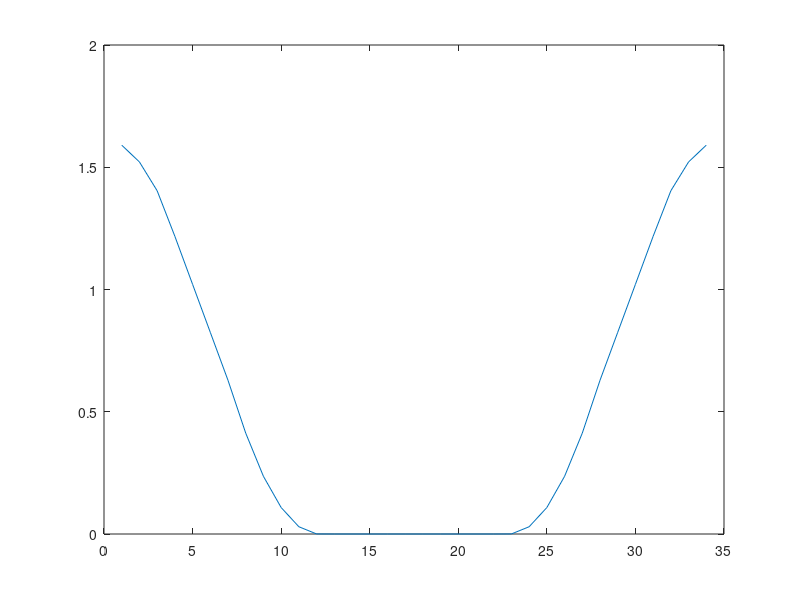
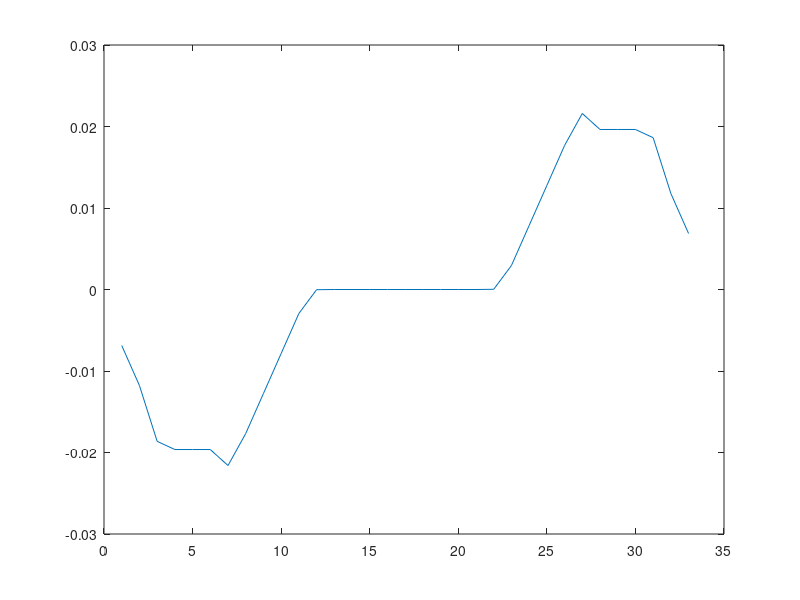

MATLAB code to generate these figures, in order:
clc; clear all; close all;

E = 33.33; % [min]
T  = 120;
X  = round(E*60) - 2*T;
ti = 5;
ta = 1/3 * T;
tc = 1/3 * T;
t = 1:10:T;
alphai = 0;
alphaf = pi/2;
alpha = nan(length(t), 1);
alphab = nan(length(t), 1);

% Phase 1: constant acceleration
% alpha1 = alpha1i + omega1i*t + 1/2 * acc * t^2
% omega1i = 0
% alpha1i = 0
% alpha1f = 1/2 * acc * ta^2
% ta = 30

% Phase 2: constant velocity 
% alpha2 = alpha2i + omega2i * t
% omega2i = omega1i + acc1 * ta = acc * ta
% alpha2i = alpha1f = 1/2 * acc * ta^2
% alpha2f = alpha2i + omega2i * tc = (1/2 * acc * ta^2) + (acc * ta) * tc
% tc = 60

% Phase 3: constant deceleration
% alpha3 = alpha3i + omega3i*t - 1/2 * acc * t^2
% omega3i = omega2i = acc * ta
% alpha3i = alpha2f = (1/2 * acc * ta^2) + (acc * ta) * tc
% alpha3f = alpha3i + omega3i*ta - 1/2 * acc * ta^2 = ((1/2 * acc * ta^2) +
% (acc * ta) * tc) + (acc * ta) * ta - 1/2 * acc * ta^2 = alphaf = pi/2
% ta = 30

% acc * (1/2*ta^2 + ta*tc + ta^2 - 1/2 *  ta^2) = pi/2;
acc = alphaf / (ta*tc + ta^2);
vel = acc * ta;

% Filling in the alpha function
for i = 1: length(t)
    if t(i) <= t(1) + ta
        alpha(i) = 1/2 * acc * t(i).^2;
        alphata = alpha(i);
    elseif t(i) > t(1)+ta && t(i) <= t(1)+(ta+tc)
        alpha(i) = alphata + vel * (t(i)-ta);
        alphatc = alpha(i);
    else
        alpha(i) = alphatc + vel * (t(i)-(ta+tc)) - 1/2 * acc * (t(i)-(ta+tc)).^2;
    end
end
% reverse movement
alphab = flip(alpha);

% Plot
eclipse_alpha = [alphab; zeros(10, 1); alpha];
eclipse_omega = nan(length(eclipse_alpha)-1, 1);
deltat        = t(2)-t(1);
for m = 2:length(eclipse_alpha)
    eclipse_omega(m-1)   = (eclipse_alpha(m) - eclipse_alpha(m-1))/deltat;
end
figure(1);plot(1:length(eclipse_alpha), eclipse_alpha)
figure(2);plot(1:length(eclipse_omega), eclipse_omega)


